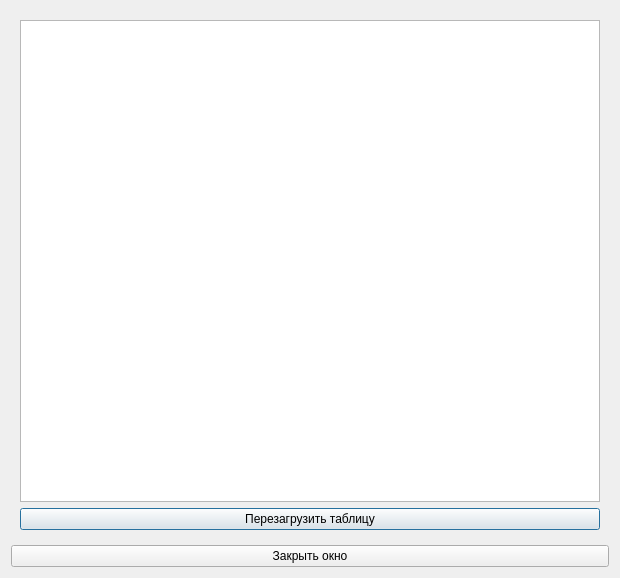
<?xml version="1.0" encoding="UTF-8"?>
<ui version="4.0">
 <class>Films</class>
 <widget class="QDialog" name="Films">
  <property name="geometry">
   <rect>
    <x>0</x>
    <y>0</y>
    <width>620</width>
    <height>578</height>
   </rect>
  </property>
  <property name="windowTitle">
   <string>Dialog</string>
  </property>
  <layout class="QGridLayout" name="gridLayout_3">
   <item row="0" column="0" rowspan="2" colspan="2">
    <widget class="QStackedWidget" name="stackedWidget">
     <property name="currentIndex">
      <number>0</number>
     </property>
     <widget class="QWidget" name="pageSelect">
      <layout class="QVBoxLayout" name="verticalLayout">
       <item>
        <widget class="QTableView" name="tableViewSelect"/>
       </item>
       <item>
        <widget class="QPushButton" name="pushButtonReloadTbSelect">
         <property name="text">
          <string>Перезагрузить таблицу</string>
         </property>
        </widget>
       </item>
      </layout>
     </widget>
     <widget class="QWidget" name="pageAdd">
      <layout class="QVBoxLayout" name="verticalLayout_2">
       <item>
        <layout class="QGridLayout" name="gridLayout_2">
         <item row="0" column="1">
          <widget class="QLineEdit" name="lineEditTitle"/>
         </item>
         <item row="2" column="1">
          <widget class="QLineEdit" name="lineEditGenres"/>
         </item>
         <item row="1" column="1">
          <widget class="QLineEdit" name="lineEditDirector"/>
         </item>
         <item row="4" column="0" colspan="2">
          <widget class="QLabel" name="label">
           <property name="text">
            <string>* - important fields</string>
           </property>
          </widget>
         </item>
         <item row="1" column="0">
          <widget class="QLabel" name="labelDirector">
           <property name="text">
            <string>Режисссер</string>
           </property>
          </widget>
         </item>
         <item row="5" column="0">
          <spacer name="verticalSpacer">
           <property name="orientation">
            <enum>Qt::Vertical</enum>
           </property>
           <property name="sizeHint" stdset="0">
            <size>
             <width>20</width>
             <height>40</height>
            </size>
           </property>
          </spacer>
         </item>
         <item row="3" column="0" colspan="2">
          <layout class="QVBoxLayout" name="verticalLayoutReceipDate">
           <item>
            <widget class="QLabel" name="labelReceiptDate">
             <property name="text">
              <string>Дата получения*</string>
             </property>
            </widget>
           </item>
           <item>
            <layout class="QGridLayout" name="gridLayout">
             <item row="2" column="0">
              <widget class="QLineEdit" name="lineEditDay"/>
             </item>
             <item row="2" column="1">
              <widget class="QLineEdit" name="lineEditMonth"/>
             </item>
             <item row="1" column="0">
              <widget class="QLabel" name="labelDay">
               <property name="text">
                <string>день</string>
               </property>
              </widget>
             </item>
             <item row="1" column="4">
              <widget class="QLabel" name="labelMinutes">
               <property name="text">
                <string>минуты</string>
               </property>
              </widget>
             </item>
             <item row="2" column="2">
              <widget class="QLineEdit" name="lineEditYear"/>
             </item>
             <item row="1" column="3">
              <widget class="QLabel" name="labelHours">
               <property name="text">
                <string>часы</string>
               </property>
              </widget>
             </item>
             <item row="2" column="3">
              <widget class="QLineEdit" name="lineEditHours"/>
             </item>
             <item row="2" column="4">
              <widget class="QLineEdit" name="lineEditMinutes"/>
             </item>
             <item row="1" column="1">
              <widget class="QLabel" name="labelMonth">
               <property name="text">
                <string>месяц</string>
               </property>
              </widget>
             </item>
             <item row="1" column="2">
              <widget class="QLabel" name="labelYear">
               <property name="text">
                <string>год</string>
               </property>
              </widget>
             </item>
            </layout>
           </item>
          </layout>
         </item>
         <item row="2" column="0">
          <widget class="QLabel" name="labelGenres">
           <property name="text">
            <string>Жанр(ы)</string>
           </property>
          </widget>
         </item>
         <item row="0" column="0">
          <widget class="QLabel" name="labelTitle">
           <property name="text">
            <string>Название*</string>
           </property>
          </widget>
         </item>
         <item row="6" column="0" colspan="2">
          <widget class="QPushButton" name="pushButtonAddFilm">
           <property name="text">
            <string>Добавить фильм</string>
           </property>
          </widget>
         </item>
        </layout>
       </item>
      </layout>
     </widget>
     <widget class="QWidget" name="pageDelete">
      <layout class="QVBoxLayout" name="verticalLayout_3">
       <item>
        <widget class="QTableView" name="tableView"/>
       </item>
       <item>
        <widget class="QPushButton" name="pushButtonReloadTbDelete">
         <property name="text">
          <string>Перезагрузить таблицу</string>
         </property>
        </widget>
       </item>
       <item>
        <widget class="QPushButton" name="pushButtonDeleteFilm">
         <property name="text">
          <string>Удалить выбранный фильм</string>
         </property>
        </widget>
       </item>
      </layout>
     </widget>
    </widget>
   </item>
   <item row="2" column="0" colspan="2">
    <widget class="QPushButton" name="pushButton">
     <property name="text">
      <string>Закрыть окно</string>
     </property>
    </widget>
   </item>
  </layout>
 </widget>
 <resources/>
 <connections/>
</ui>
